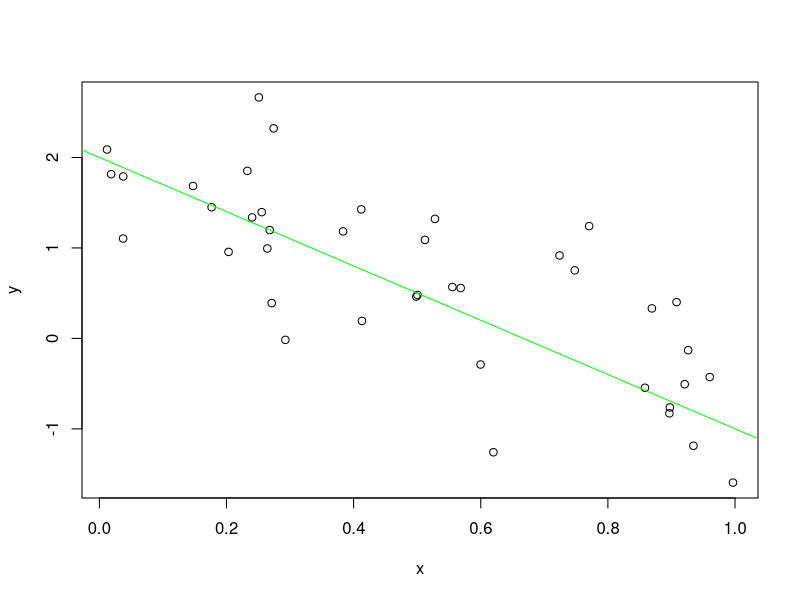

Reproduce this figure in R.
a <- 2
b <- -3
sigSq <- 0.5
x <- runif(40)
y <- a + b*x + rnorm(40, sd = sqrt(sigSq))
plot(x,y)
abline(a,b, col="green")
dev.print(pdf, "toylinePlot.pdf")
